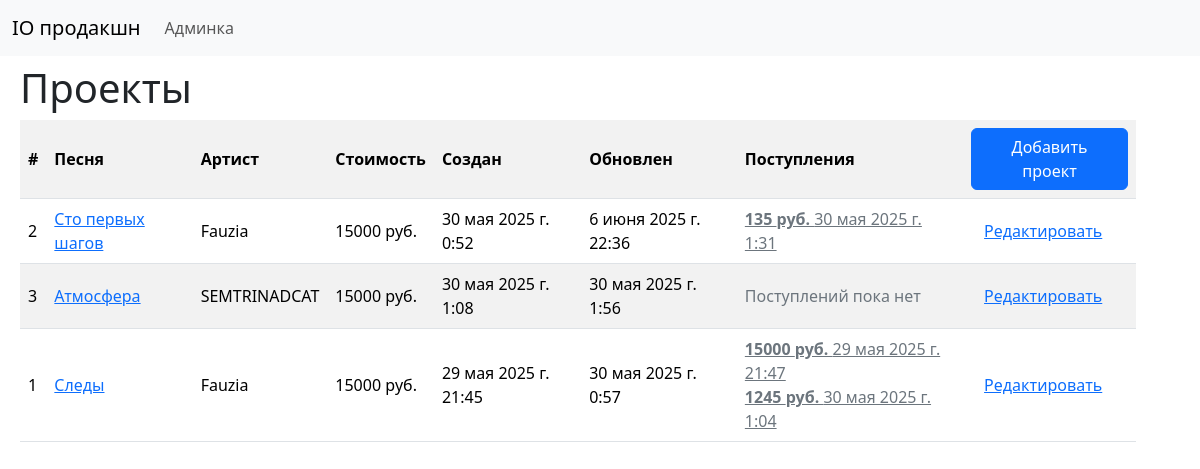
Page /pr on the committed database.
### iocrm_app/models.py (models this page shows, shortened)
class Project(models.Model):
    song = models.CharField(max_length=200, verbose_name="песни")
    artist = models.ForeignKey(Artist, related_name="projects", verbose_name="проекты", on_delete = models.PROTECT)
    price = models.IntegerField(verbose_name="стоимость")
    agreement = models.URLField(blank=True, null=True, verbose_name="договор")
    result = models.URLField(blank=True, null=True, verbose_name="результат")
    yandex = models.URLField(blank=True, null=True, verbose_name="ссылка на прослушивание")
    status = models.CharField(max_length=16, choices=PROJECT_CHOICES, default='demo', verbose_name="статус")
    created_at = models.DateTimeField(auto_now_add=True)
    updated_at = models.DateTimeField(auto_now=True)
    ordering = ["-updated_at"]

class Artist(models.Model):
    name = models.CharField(max_length=200, verbose_name="артист")
    created_at = models.DateTimeField(auto_now_add=True)
    updated_at = models.DateTimeField(auto_now=True)
    cover_image = models.FileField(upload_to='images/', null=True, blank=True)
    ordering = ["updated_at"]
    artist_link = models.CharField(max_length=200, verbose_name="ссылка", blank=True, null=True)
    landing = models.BooleanField()
    def __str__(self):
        return self.name

class Transaction(models.Model):
    artist = models.ForeignKey(Artist, related_name="transactions", verbose_name="артист", on_delete = models.PROTECT)
    song = models.ForeignKey(Project, related_name="transactions", verbose_name="песня", on_delete = models.PROTECT)
    type = models.CharField(max_length=6, choices=TRANSACTION_CHOICES, verbose_name="тип", default='pre')
    q = models.IntegerField(verbose_name="сумма")
    receipt = models.URLField(blank=True, null=True, verbose_name="чек")
    created_at = models.DateTimeField(auto_now_add=True)
    updated_at = models.DateTimeField(auto_now=True)
    comment = models.CharField (max_length=512, verbose_name="комментарий")
    ordering = ["-updated_at"]

### iocrm_app/views.py (the view)
# urls.py: path("pr", views.pr_list, name="pr_list"),
def pr_list(request):
    prs = Project.objects.order_by('-updated_at')
    return render(request, 'iocrm_app/pr_list.html', {'prs': prs})

### iocrm_app/templates/iocrm_app/pr_list.html
{% extends 'iocrm_app/base.html' %}
{% block content %}
        <h1 class="mb-2"> Проекты </h1>
        <table class="table table-striped align-middle">
                <tr>
                    <td><b>#</b></td>
                    <td><b>Песня</b></td>
                    <td><b>Артист</b></td>
                    <td><b>Стоимость</b></td>
                    <td><b>Создан</b></td>
                    <td><b>Обновлен</b></td>
                    <td><b>Поступления</b></td>
                    <td><a href="{% url 'pr_new' %}" class="btn btn-primary">Добавить проект</a></td>
            </tr>
            {% for pr in prs %}
            <tr>
                    <td>{{pr.pk}}</td>
                    <td><a href="{% url 'pr_detail' pk=pr.pk %}">{{ pr.song }}</a></td>
                    <td>{{pr.artist}}</td>
                    <td>{{pr.price}} руб.</td>
                    <td>{{pr.created_at}}</td>
                    <td>{{pr.updated_at}}</td>
                    <td>
                        {% if pr.transactions.all %}
                            {% for t in pr.transactions.all|slice:":3" %}
                                <a href="{% url 'tr_detail' pk=t.pk %}" class="link-secondary"> <b>{{t.q}} руб. </b> {{t.created_at }} </a></br>
                            {% endfor %}
                        {% else %}
                            <span class="text-secondary"> Поступлений пока нет </span>
                        {% endif %}
                    </td>
                    <td><a class="btn btn-link" href="{% url 'pr_edit' pk=pr.pk %}">Редактировать</a></td>
            </tr>
            {% endfor %}
        </table>
{% endblock %}

### rows in the picture
Project: pk "2", song "Сто первых шагов", artist "Fauzia", price "15000", created_at "30 мая 2025 г. 0:52", updated_at "6 июня 2025 г. 22:36"
Transaction: q "135", created_at "30 мая 2025 г. 1:31"
Project: pk "3", song "Атмосфера", artist "SEMTRINADCAT", price "15000", created_at "30 мая 2025 г. 1:08", updated_at "30 мая 2025 г. 1:56", shows "Поступлений пока нет"
Project: pk "1", song "Следы", artist "Fauzia", price "15000", created_at "29 мая 2025 г. 21:45", updated_at "30 мая 2025 г. 0:57"
Transaction: q "15000", created_at "29 мая 2025 г. 21:47"
Transaction: q "1245", created_at "30 мая 2025 г. 1:04"
